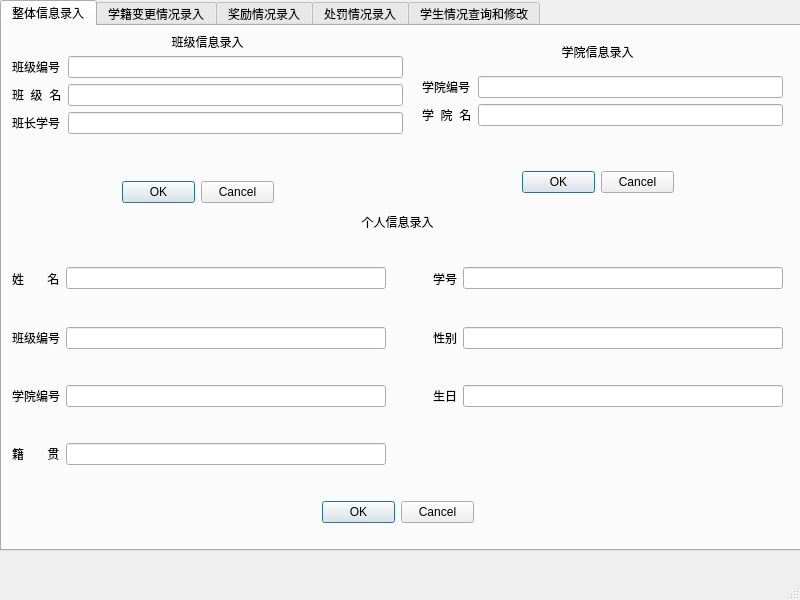
<?xml version="1.0" encoding="UTF-8"?>
<ui version="4.0">
 <class>MainWindow</class>
 <widget class="QMainWindow" name="MainWindow">
  <property name="geometry">
   <rect>
    <x>0</x>
    <y>0</y>
    <width>800</width>
    <height>600</height>
   </rect>
  </property>
  <property name="windowTitle">
   <string>MainWindow</string>
  </property>
  <widget class="QWidget" name="centralwidget">
   <widget class="QTabWidget" name="tabWidget">
    <property name="geometry">
     <rect>
      <x>0</x>
      <y>0</y>
      <width>801</width>
      <height>551</height>
     </rect>
    </property>
    <property name="currentIndex">
     <number>0</number>
    </property>
    <widget class="QWidget" name="tab">
     <attribute name="title">
      <string>整体信息录入</string>
     </attribute>
     <widget class="QWidget" name="formLayoutWidget">
      <property name="geometry">
       <rect>
        <x>10</x>
        <y>30</y>
        <width>391</width>
        <height>111</height>
       </rect>
      </property>
      <layout class="QFormLayout" name="formLayout">
       <item row="1" column="0">
        <widget class="QLabel" name="label">
         <property name="text">
          <string>班级编号</string>
         </property>
        </widget>
       </item>
       <item row="1" column="1">
        <widget class="QLineEdit" name="t_cla_id"/>
       </item>
       <item row="2" column="1">
        <widget class="QLineEdit" name="t_cla_name"/>
       </item>
       <item row="3" column="1">
        <widget class="QLineEdit" name="t_cla_monitor"/>
       </item>
       <item row="2" column="0">
        <widget class="QLabel" name="label_2">
         <property name="text">
          <string>班  级  名</string>
         </property>
        </widget>
       </item>
       <item row="3" column="0">
        <widget class="QLabel" name="label_3">
         <property name="text">
          <string>班长学号</string>
         </property>
        </widget>
       </item>
      </layout>
     </widget>
     <widget class="QWidget" name="formLayoutWidget_2">
      <property name="geometry">
       <rect>
        <x>420</x>
        <y>50</y>
        <width>361</width>
        <height>81</height>
       </rect>
      </property>
      <layout class="QFormLayout" name="formLayout_2">
       <item row="1" column="0">
        <widget class="QLabel" name="label_4">
         <property name="text">
          <string>学院编号</string>
         </property>
        </widget>
       </item>
       <item row="1" column="1">
        <widget class="QLineEdit" name="t_depa_id"/>
       </item>
       <item row="2" column="0">
        <widget class="QLabel" name="label_5">
         <property name="text">
          <string>学  院  名</string>
         </property>
        </widget>
       </item>
       <item row="2" column="1">
        <widget class="QLineEdit" name="t_depa_name"/>
       </item>
      </layout>
     </widget>
     <widget class="QWidget" name="gridLayoutWidget">
      <property name="geometry">
       <rect>
        <x>10</x>
        <y>210</y>
        <width>771</width>
        <height>261</height>
       </rect>
      </property>
      <layout class="QGridLayout" name="gridLayout">
       <item row="0" column="3">
        <widget class="QLabel" name="label_7">
         <property name="text">
          <string>学号</string>
         </property>
        </widget>
       </item>
       <item row="1" column="4">
        <widget class="QLineEdit" name="t_sex"/>
       </item>
       <item row="0" column="0">
        <widget class="QLabel" name="label_6">
         <property name="text">
          <string>姓       名</string>
         </property>
        </widget>
       </item>
       <item row="0" column="2">
        <spacer name="horizontalSpacer">
         <property name="orientation">
          <enum>Qt::Horizontal</enum>
         </property>
         <property name="sizeType">
          <enum>QSizePolicy::Preferred</enum>
         </property>
         <property name="sizeHint" stdset="0">
          <size>
           <width>41</width>
           <height>25</height>
          </size>
         </property>
        </spacer>
       </item>
       <item row="3" column="1">
        <widget class="QLineEdit" name="t_nactive_place"/>
       </item>
       <item row="1" column="1">
        <widget class="QLineEdit" name="t_class"/>
       </item>
       <item row="0" column="4">
        <widget class="QLineEdit" name="t_id"/>
       </item>
       <item row="0" column="1">
        <widget class="QLineEdit" name="t_name"/>
       </item>
       <item row="2" column="1">
        <widget class="QLineEdit" name="t_department"/>
       </item>
       <item row="2" column="4">
        <widget class="QLineEdit" name="t_birthday"/>
       </item>
       <item row="1" column="3">
        <widget class="QLabel" name="label_8">
         <property name="text">
          <string>性别</string>
         </property>
        </widget>
       </item>
       <item row="2" column="3">
        <widget class="QLabel" name="label_9">
         <property name="text">
          <string>生日</string>
         </property>
        </widget>
       </item>
       <item row="1" column="0">
        <widget class="QLabel" name="label_10">
         <property name="text">
          <string>班级编号</string>
         </property>
        </widget>
       </item>
       <item row="2" column="0">
        <widget class="QLabel" name="label_11">
         <property name="text">
          <string>学院编号</string>
         </property>
        </widget>
       </item>
       <item row="3" column="0">
        <widget class="QLabel" name="label_12">
         <property name="text">
          <string>籍       贯</string>
         </property>
        </widget>
       </item>
      </layout>
     </widget>
     <widget class="QDialogButtonBox" name="cls_ar">
      <property name="geometry">
       <rect>
        <x>120</x>
        <y>150</y>
        <width>152</width>
        <height>32</height>
       </rect>
      </property>
      <property name="standardButtons">
       <set>QDialogButtonBox::Cancel|QDialogButtonBox::Ok</set>
      </property>
     </widget>
     <widget class="QDialogButtonBox" name="depa_ar">
      <property name="geometry">
       <rect>
        <x>520</x>
        <y>140</y>
        <width>152</width>
        <height>32</height>
       </rect>
      </property>
      <property name="standardButtons">
       <set>QDialogButtonBox::Cancel|QDialogButtonBox::Ok</set>
      </property>
     </widget>
     <widget class="QDialogButtonBox" name="per_ar">
      <property name="geometry">
       <rect>
        <x>320</x>
        <y>470</y>
        <width>152</width>
        <height>32</height>
       </rect>
      </property>
      <property name="standardButtons">
       <set>QDialogButtonBox::Cancel|QDialogButtonBox::Ok</set>
      </property>
     </widget>
     <widget class="QLabel" name="label_29">
      <property name="geometry">
       <rect>
        <x>150</x>
        <y>0</y>
        <width>111</width>
        <height>31</height>
       </rect>
      </property>
      <property name="text">
       <string>班级信息录入</string>
      </property>
      <property name="alignment">
       <set>Qt::AlignCenter</set>
      </property>
     </widget>
     <widget class="QLabel" name="label_30">
      <property name="geometry">
       <rect>
        <x>540</x>
        <y>10</y>
        <width>111</width>
        <height>31</height>
       </rect>
      </property>
      <property name="text">
       <string>学院信息录入</string>
      </property>
      <property name="alignment">
       <set>Qt::AlignCenter</set>
      </property>
     </widget>
     <widget class="QLabel" name="label_31">
      <property name="geometry">
       <rect>
        <x>340</x>
        <y>180</y>
        <width>111</width>
        <height>31</height>
       </rect>
      </property>
      <property name="text">
       <string>个人信息录入</string>
      </property>
      <property name="alignment">
       <set>Qt::AlignCenter</set>
      </property>
     </widget>
    </widget>
    <widget class="QWidget" name="tab_3">
     <attribute name="title">
      <string>学籍变更情况录入</string>
     </attribute>
     <widget class="QWidget" name="gridLayoutWidget_2">
      <property name="geometry">
       <rect>
        <x>10</x>
        <y>20</y>
        <width>781</width>
        <height>331</height>
       </rect>
      </property>
      <layout class="QGridLayout" name="gridLayout_2">
       <item row="0" column="4">
        <widget class="QLineEdit" name="t_ch_stuid"/>
       </item>
       <item row="1" column="0">
        <widget class="QLabel" name="label_17">
         <property name="text">
          <string>变更代码</string>
         </property>
        </widget>
       </item>
       <item row="0" column="0">
        <widget class="QLabel" name="label_14">
         <property name="text">
          <string>记  录  号</string>
         </property>
        </widget>
       </item>
       <item row="0" column="1">
        <widget class="QLineEdit" name="t_ch_id"/>
       </item>
       <item row="2" column="1">
        <widget class="QLineEdit" name="t_ch_des"/>
       </item>
       <item row="1" column="4">
        <widget class="QLineEdit" name="t_ch_tm"/>
       </item>
       <item row="1" column="1">
        <widget class="QLineEdit" name="t_chid"/>
       </item>
       <item row="2" column="0">
        <widget class="QLabel" name="label_18">
         <property name="text">
          <string>描       述</string>
         </property>
        </widget>
       </item>
       <item row="0" column="3">
        <widget class="QLabel" name="label_13">
         <property name="text">
          <string>学       号</string>
         </property>
        </widget>
       </item>
       <item row="0" column="2">
        <spacer name="horizontalSpacer_2">
         <property name="orientation">
          <enum>Qt::Horizontal</enum>
         </property>
         <property name="sizeType">
          <enum>QSizePolicy::Preferred</enum>
         </property>
         <property name="sizeHint" stdset="0">
          <size>
           <width>41</width>
           <height>25</height>
          </size>
         </property>
        </spacer>
       </item>
       <item row="1" column="3">
        <widget class="QLabel" name="label_15">
         <property name="text">
          <string>记录时间</string>
         </property>
        </widget>
       </item>
      </layout>
     </widget>
     <widget class="QDialogButtonBox" name="chg">
      <property name="geometry">
       <rect>
        <x>310</x>
        <y>360</y>
        <width>152</width>
        <height>32</height>
       </rect>
      </property>
      <property name="standardButtons">
       <set>QDialogButtonBox::Cancel|QDialogButtonBox::Ok</set>
      </property>
     </widget>
    </widget>
    <widget class="QWidget" name="tab_4">
     <attribute name="title">
      <string>奖励情况录入</string>
     </attribute>
     <widget class="QWidget" name="gridLayoutWidget_3">
      <property name="geometry">
       <rect>
        <x>0</x>
        <y>0</y>
        <width>791</width>
        <height>361</height>
       </rect>
      </property>
      <layout class="QGridLayout" name="gridLayout_3">
       <item row="0" column="4">
        <widget class="QLineEdit" name="t_rw_stuid"/>
       </item>
       <item row="1" column="0">
        <widget class="QLabel" name="label_19">
         <property name="text">
          <string>变更代码</string>
         </property>
        </widget>
       </item>
       <item row="0" column="0">
        <widget class="QLabel" name="label_16">
         <property name="text">
          <string>记  录  号</string>
         </property>
        </widget>
       </item>
       <item row="0" column="1">
        <widget class="QLineEdit" name="t_rw_id"/>
       </item>
       <item row="2" column="1">
        <widget class="QLineEdit" name="t_rw_des"/>
       </item>
       <item row="1" column="4">
        <widget class="QLineEdit" name="t_rw_tm"/>
       </item>
       <item row="1" column="1">
        <widget class="QLineEdit" name="t_rw_lv"/>
       </item>
       <item row="2" column="0">
        <widget class="QLabel" name="label_20">
         <property name="text">
          <string>描       述</string>
         </property>
        </widget>
       </item>
       <item row="0" column="3">
        <widget class="QLabel" name="label_21">
         <property name="text">
          <string>学       号</string>
         </property>
        </widget>
       </item>
       <item row="0" column="2">
        <spacer name="horizontalSpacer_3">
         <property name="orientation">
          <enum>Qt::Horizontal</enum>
         </property>
         <property name="sizeType">
          <enum>QSizePolicy::Preferred</enum>
         </property>
         <property name="sizeHint" stdset="0">
          <size>
           <width>41</width>
           <height>25</height>
          </size>
         </property>
        </spacer>
       </item>
       <item row="1" column="3">
        <widget class="QLabel" name="label_22">
         <property name="text">
          <string>记录时间</string>
         </property>
        </widget>
       </item>
      </layout>
     </widget>
     <widget class="QDialogButtonBox" name="rw">
      <property name="geometry">
       <rect>
        <x>310</x>
        <y>360</y>
        <width>152</width>
        <height>32</height>
       </rect>
      </property>
      <property name="standardButtons">
       <set>QDialogButtonBox::Cancel|QDialogButtonBox::Ok</set>
      </property>
     </widget>
    </widget>
    <widget class="QWidget" name="tab_5">
     <attribute name="title">
      <string>处罚情况录入</string>
     </attribute>
     <widget class="QWidget" name="gridLayoutWidget_4">
      <property name="geometry">
       <rect>
        <x>0</x>
        <y>0</y>
        <width>791</width>
        <height>351</height>
       </rect>
      </property>
      <layout class="QGridLayout" name="gridLayout_4">
       <item row="0" column="4">
        <widget class="QLineEdit" name="t_pns_stuid"/>
       </item>
       <item row="1" column="0">
        <widget class="QLabel" name="label_23">
         <property name="text">
          <string>变更代码</string>
         </property>
        </widget>
       </item>
       <item row="0" column="0">
        <widget class="QLabel" name="label_24">
         <property name="text">
          <string>记  录  号</string>
         </property>
        </widget>
       </item>
       <item row="0" column="1">
        <widget class="QLineEdit" name="t_pns_id"/>
       </item>
       <item row="2" column="1">
        <widget class="QLineEdit" name="t_pns_ea"/>
       </item>
       <item row="1" column="4">
        <widget class="QLineEdit" name="t_pns_tm"/>
       </item>
       <item row="1" column="1">
        <widget class="QLineEdit" name="t_pns_lv"/>
       </item>
       <item row="2" column="0">
        <widget class="QLabel" name="label_25">
         <property name="text">
          <string>是否生效</string>
         </property>
        </widget>
       </item>
       <item row="0" column="3">
        <widget class="QLabel" name="label_26">
         <property name="text">
          <string>学      号</string>
         </property>
        </widget>
       </item>
       <item row="0" column="2">
        <spacer name="horizontalSpacer_4">
         <property name="orientation">
          <enum>Qt::Horizontal</enum>
         </property>
         <property name="sizeType">
          <enum>QSizePolicy::Preferred</enum>
         </property>
         <property name="sizeHint" stdset="0">
          <size>
           <width>41</width>
           <height>25</height>
          </size>
         </property>
        </spacer>
       </item>
       <item row="1" column="3">
        <widget class="QLabel" name="label_27">
         <property name="text">
          <string>记录时间</string>
         </property>
        </widget>
       </item>
       <item row="2" column="4">
        <widget class="QLineEdit" name="t_pns_des"/>
       </item>
       <item row="2" column="3">
        <widget class="QLabel" name="label_28">
         <property name="text">
          <string>描      述</string>
         </property>
        </widget>
       </item>
      </layout>
     </widget>
     <widget class="QDialogButtonBox" name="pns">
      <property name="geometry">
       <rect>
        <x>320</x>
        <y>350</y>
        <width>152</width>
        <height>32</height>
       </rect>
      </property>
      <property name="standardButtons">
       <set>QDialogButtonBox::Cancel|QDialogButtonBox::Ok</set>
      </property>
     </widget>
    </widget>
    <widget class="QWidget" name="tab_2">
     <attribute name="title">
      <string>学生情况查询和修改</string>
     </attribute>
     <widget class="QTableWidget" name="tableWidget">
      <property name="geometry">
       <rect>
        <x>40</x>
        <y>60</y>
        <width>701</width>
        <height>401</height>
       </rect>
      </property>
      <column>
       <property name="text">
        <string>学号</string>
       </property>
      </column>
      <column>
       <property name="text">
        <string>姓名</string>
       </property>
      </column>
      <column>
       <property name="text">
        <string>性别</string>
       </property>
      </column>
      <column>
       <property name="text">
        <string>班级编号</string>
       </property>
      </column>
      <column>
       <property name="text">
        <string>院系编号</string>
       </property>
      </column>
      <column>
       <property name="text">
        <string>生日</string>
       </property>
      </column>
      <column>
       <property name="text">
        <string>籍贯</string>
       </property>
      </column>
     </widget>
     <widget class="QPushButton" name="stu_query_Button">
      <property name="geometry">
       <rect>
        <x>40</x>
        <y>10</y>
        <width>100</width>
        <height>32</height>
       </rect>
      </property>
      <property name="text">
       <string>个人信息查询</string>
      </property>
     </widget>
     <widget class="QPushButton" name="chg_query_p">
      <property name="geometry">
       <rect>
        <x>160</x>
        <y>10</y>
        <width>100</width>
        <height>32</height>
       </rect>
      </property>
      <property name="text">
       <string>学籍变更查询</string>
      </property>
     </widget>
     <widget class="QPushButton" name="rw_query_p">
      <property name="geometry">
       <rect>
        <x>280</x>
        <y>10</y>
        <width>100</width>
        <height>32</height>
       </rect>
      </property>
      <property name="text">
       <string>奖励记录查询</string>
      </property>
     </widget>
     <widget class="QPushButton" name="pns__query_p">
      <property name="geometry">
       <rect>
        <x>400</x>
        <y>10</y>
        <width>100</width>
        <height>32</height>
       </rect>
      </property>
      <property name="text">
       <string>处罚记录查询</string>
      </property>
     </widget>
     <widget class="QPushButton" name="depa__query_p">
      <property name="geometry">
       <rect>
        <x>520</x>
        <y>10</y>
        <width>100</width>
        <height>32</height>
       </rect>
      </property>
      <property name="text">
       <string>院系信息查询</string>
      </property>
     </widget>
     <widget class="QPushButton" name="cls__query_p">
      <property name="geometry">
       <rect>
        <x>640</x>
        <y>10</y>
        <width>100</width>
        <height>32</height>
       </rect>
      </property>
      <property name="text">
       <string>班级信息查询</string>
      </property>
     </widget>
     <widget class="QPushButton" name="stu_clapushButton">
      <property name="geometry">
       <rect>
        <x>440</x>
        <y>470</y>
        <width>100</width>
        <height>32</height>
       </rect>
      </property>
      <property name="text">
       <string>清空表格</string>
      </property>
     </widget>
     <widget class="QPushButton" name="del_p">
      <property name="geometry">
       <rect>
        <x>290</x>
        <y>470</y>
        <width>100</width>
        <height>32</height>
       </rect>
      </property>
      <property name="text">
       <string>删除数据</string>
      </property>
     </widget>
    </widget>
   </widget>
  </widget>
  <widget class="QMenuBar" name="menubar">
   <property name="geometry">
    <rect>
     <x>0</x>
     <y>0</y>
     <width>800</width>
     <height>24</height>
    </rect>
   </property>
  </widget>
  <widget class="QStatusBar" name="statusbar"/>
 </widget>
 <resources/>
 <connections/>
</ui>
